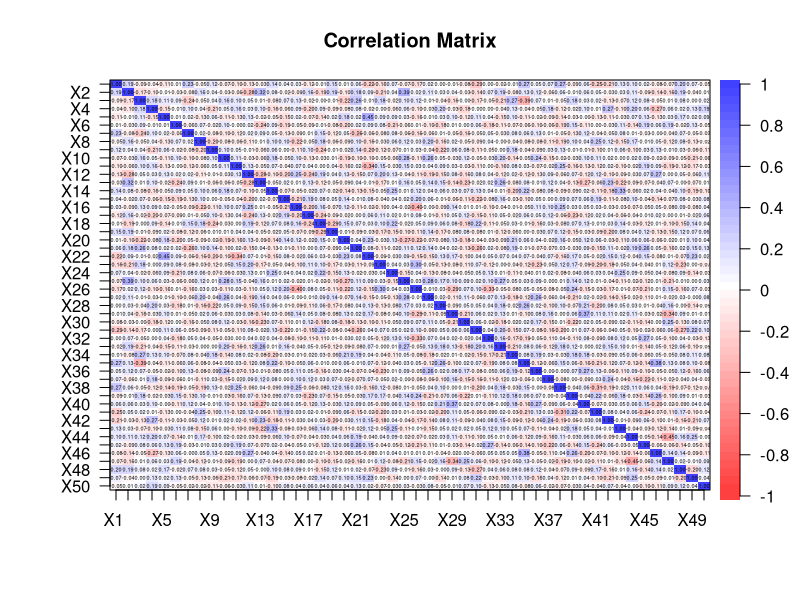
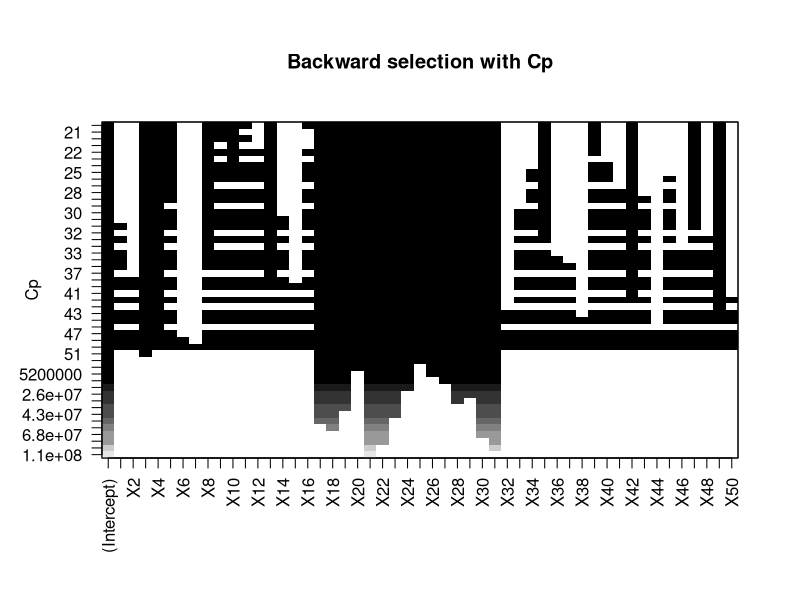
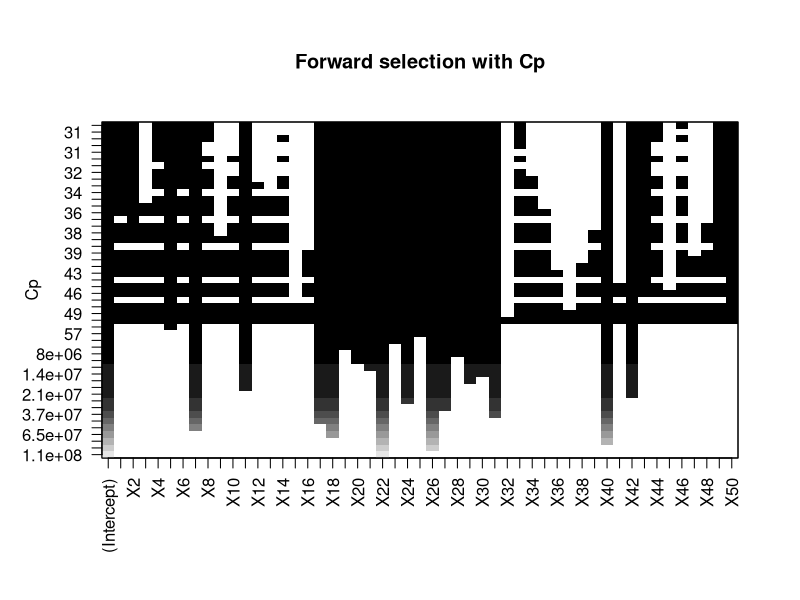
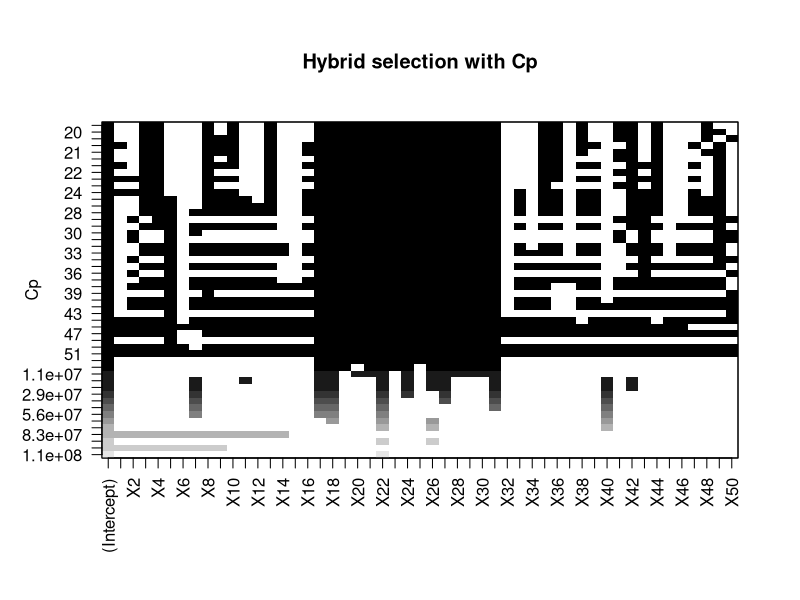
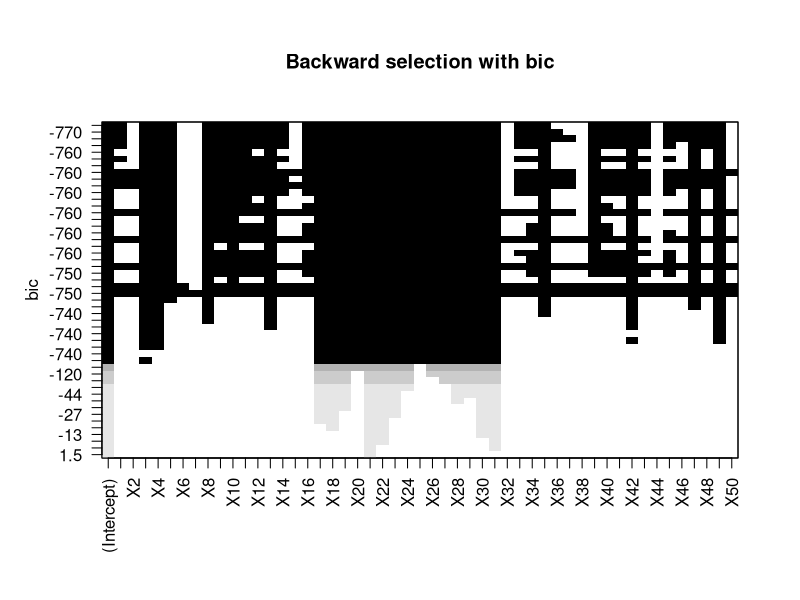
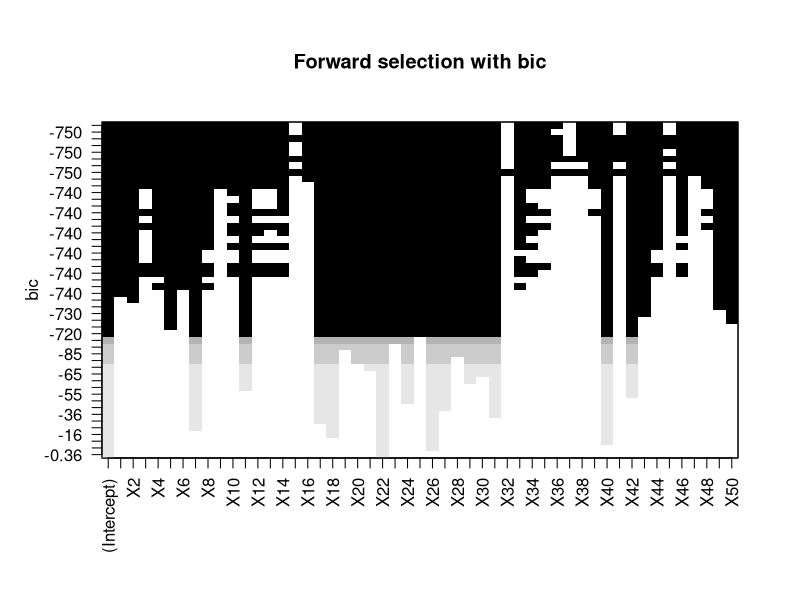
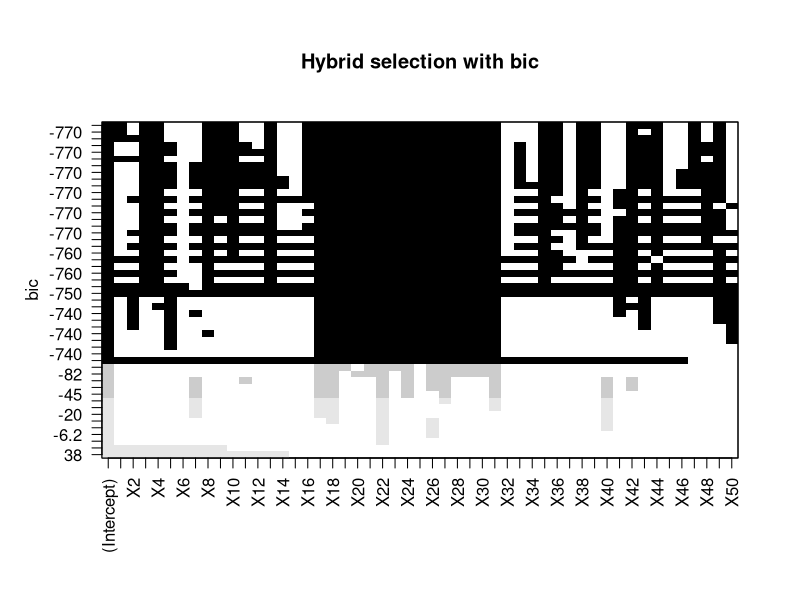
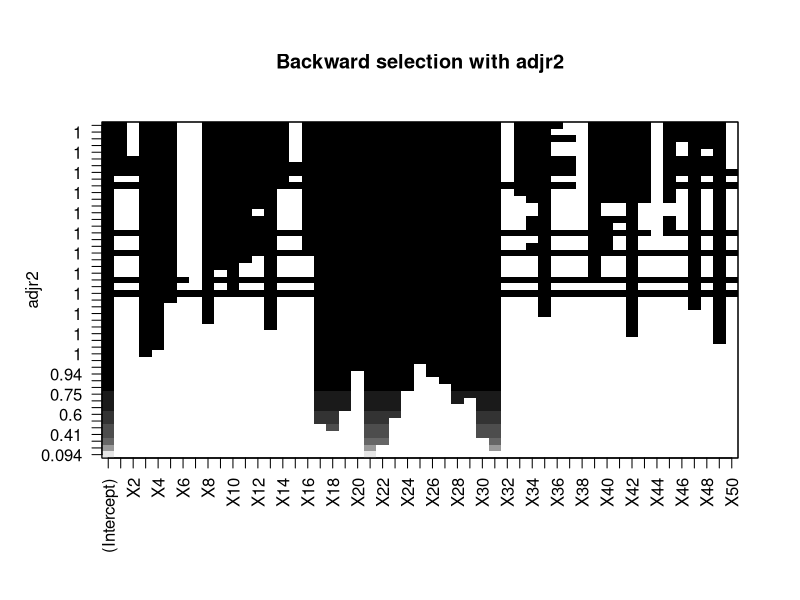

Write the R code that produced these figures, in order.
####################################################
####################### Setup ######################
####################################################
library(glmnet)   # Load the "glmnet" package
library(plotmo)   # Load the "plotmo" package
library(corrplot) # Load the "corrplot" package
library(psych)    # Load the "psych" package
library(leaps)    # Load the "leaps" package for BSS and stepwise
library(car)      # Load the "car" package for Variance Inflation Factor (VIF) calculation

# Load the dataset
data <- read.csv("RegressionDataset_DA_group11.csv", header = T, na.strings = "?")

head(data)
data <- na.omit(data) # Remove rows with missing values

set.seed(1985)        # Use a fixed seed for reproducibility of the experiment

# Save "Y" values in "y" and all values except for "Y" in "x"
x <- model.matrix(Y ~ ., data)[, -1] # Save all values except for "Y"
y <- data$Y # Save "Y" values

train <- sample(1:nrow(x), 0.8 * nrow(x)) # Sample 80% of the data for training set
test <- (-train)  # The remaining data will be the test set
y.test <- y[test] # Save test set "Y" values

# Parameters
n <- nrow(data[train, ]) # Number of observations in the training set
p <- ncol(x[train, ])    # Number of regressors

####################################################
############### Preliminary analysis ###############
####################################################

############### Correlation Matrix #################
dev.new()
corData <- round(cor(x), digits = 2) # Calculate the correlation matrix of x and round the values to 2 decimal places
# Uncomment the next line to save the plot as a PDF file
# pdf(file="corr.pdf", width=26, height=15)
corPlot(corData, cex = 0.22, show.legend = TRUE, main = "Correlation Matrix") # Plot the correlation matrix with specified font size and display legend
# dev.off()

####################################################
################## Linear Model ####################
####################################################
lm.mod <- lm(Y ~ ., data = data[train, ]) # Fit a linear regression model to the data, using all variables in training set
summary(lm.mod) # Get the summary of the model
lm.predict <- predict(lm.mod, newdata = (data[test, ])) # Make predictions using the model on the test data
lm.coeff <- coef(lm.mod) # Get the coefficients of the model

####################### Test ######################
lm.mse <- mean((lm.predict - y[test])^2) # Calculate the mean squared error between the predicted values and the actual values in the test data
lm.mse # Display the mean squared error

################### Print Results ##################
lm.predictors <- round(lm.coeff / 100, digits = 0) # Round the values in bwd.coef and divide by 100, with 0 decimal places
intToUtf8(lm.predictors) # Convert the values in bwd.predictors to UTF-8 encoded integers

# vif(lm.mod) # verifica la collinearità dei dati #CANCELLARE?????????

####################################################
###################### BSS #########################
####################################################
# The following code performs BSS, which is computationally inefficient, however, since it both has a p
# approximately greater than 30 
# full.regfit <- regsubsets(Y ~ ., nvmax = variables_selected, data = data[train, ], really.big = T)
# summary(full.regfit)

####################################################
################### Stepwise #######################
####################################################
# The following code performs forward, backward, and hybrid selection on the training data 
# using the 'regsubsets' function from the 'leaps' package. 
# The function returns the best subset of predictors for each method of selection.
# The performance of each method is evaluated by computing the mean squared error (MSE) 
# between the predicted values and the actual values of the response variable on the test data.
# Finally, the coefficients of the best models are rounded to the nearest 100 and converted to UTF-8 format.

################# Forward selection ################
fwd.regfit <- regsubsets(Y ~ ., data = data[train, ], nvmax = p, method = "forward") # Forward selection on the training data
summary(fwd.regfit) # Summary of the results of forward selection

################# Backward selection ################
bwd.regfit <- regsubsets(Y ~ ., data = data[train, ], nvmax = p, method = "backward") # Backward selection on the training data
summary(bwd.regfit) # Summary of the results of forward selection

################# Hybrid selection ################
hyb.regfit <- regsubsets(Y ~ ., data = data[train, ], nvmax = p, method = "seqrep") # Hybrid selection on the training data
summary(hyb.regfit) # Summary of the results of forward selection

####################### Test ######################
test.mat <- model.matrix(Y ~ ., data = data[test, ]) #Model matrix for the test data

############ Test on backward selection ############
# The following lines evaluate the performance of the best model obtained from backward selection
val.errors <- rep(NA, p) # Creates a vector of NA values with length 'p' to store the MSE values for each model

for (i in 1:p) {
  coefi <- coef(bwd.regfit, id = i)           # Extracts the coefficients for the i-th model obtained from backward selection
  pred <- test.mat[, names(coefi)] %*% coefi  # Computes the predicted values for the response variable
  val.errors[i] <- mean((y[test] - pred)^2)   # Computes the MSE for the i-th model and stores it in the 'val.errors' vector
}

min <- which.min(val.errors) # Index of the minimum MSE value
bwd.mse <- val.errors[min]   # Stores the minimum MSE value in 'bwd.mse'
bwd.coef <- coef(bwd.regfit, min) # Extracts the coefficients for the best model obtained from backward selection

########### Test on forward selection ###########
# The following lines evaluate the performance of the best model obtained from forward selection
val.errors <- rep(NA, p) # Creates a vector of NA values with length 'p' to store the MSE values for each model

for (i in 1:p) {
  coefi <- coef(fwd.regfit, id = i)           # Extracts the coefficients for the i-th model obtained from forward selection
  pred <- test.mat[, names(coefi)] %*% coefi  # Computes the predicted values for the response variable
  val.errors[i] <- mean((y[test] - pred)^2)   # Computes the MSE for the i-th model and stores it in the 'val.errors' vector
}

min <- which.min(val.errors) # Index of the minimum MSE value
fwd.mse <- val.errors[min]   # Stores the minimum MSE value in 'fwd.mse'
fwd.coef <- coef(fwd.regfit, which.min(val.errors)) # Extracts the coefficients for the best model obtained from forward selection

############ Test on hybrid selection ############
# The following lines evaluate the performance of the best model obtained from hybrid selection
val.errors <- rep(NA, p) # Creates a vector of NA values with length 'p' to store the MSE values for each model

for (i in 1:p) {
  coefi <- coef(hyb.regfit, id = i)           # Extracts the coefficients for the i-th model obtained from hybrid selection
  pred <- test.mat[, names(coefi)] %*% coefi  # Computes the predicted values for the response variable
  val.errors[i] <- mean((y[test] - pred)^2)   # Computes the MSE for the i-th model and stores it in the 'val.errors' vector
}

# The best model is the one that contains which.min(val.errors) (ten in the book) variables.
min <- which.min(val.errors) # Index of the minimum MSE value
hyb.mse <- val.errors[min] # Stores the minimum MSE value in 'hyb.mse'
hyb.coef <- coef(hyb.regfit, which.min(val.errors)) # Extracts the coefficients for the best model obtained from hybrid selection

######################## Plot ########################

###### LI LASCIAMO???????????????????????!!!!
dev.new()
# pdf(file="backward_cp_v20.pdf", width=20, height=10)
plot(bwd.regfit, scale = "Cp")
title("Backward selection with Cp")
# dev.off()

dev.new()
# pdf(file="forward_cp_v20.pdf", width=20, height=10)
plot(fwd.regfit, scale = "Cp")
title("Forward selection with Cp")
# dev.off()

dev.new()
# pdf(file="hybrid_cp_v20.pdf", width=20, height=10)
plot(hyb.regfit, scale = "Cp")
title("Hybrid selection with Cp")
# dev.off()

dev.new()
# pdf(file="backward_bic_v20.pdf", width=20, height=10)
plot(bwd.regfit, scale = "bic")
title("Backward selection with bic")
# dev.off()

dev.new()
# pdf(file="forward_bic_v20.pdf", width=20, height=10)
plot(fwd.regfit, scale = "bic")
title("Forward selection with bic")
# dev.off()

dev.new()
# pdf(file="hybrid_bic_v20.pdf", width=20, height=10)
plot(hyb.regfit, scale = "bic")
title("Hybrid selection with bic")
# dev.off()

dev.new()
# pdf(file="backward_adjr_v20.pdf", width=20, height=10)
plot(bwd.regfit, scale = "adjr2")
title("Backward selection with adjr2")
# dev.off()

dev.new()
# pdf(file="forward_adjr_v20.pdf", width=20, height=10)
plot(fwd.regfit, scale = "adjr2")
title("Forward selection with adjr2")
# dev.off()

dev.new()
# pdf(file="hybrid_adjr_v20.pdf", width=20, height=10)
plot(hyb.regfit, scale = "adjr2")
title("Hybrid selection with adjr2")
# dev.off()

################### Print Results ##################
bwd.predictors <- round(bwd.coef / 100, digits = 0) # Round the values in bwd.coef and divide by 100, with 0 decimal places
intToUtf8(bwd.predictors) # Convert the values in bwd.predictors to UTF-8 encoded integers

fwd.predictors <- round(fwd.coef / 100, digits = 0) # Round the values in fwd.coef and divide by 100, with 0 decimal places
intToUtf8(fwd.predictors) # Convert the values in fwd.predictors to UTF-8 encoded integers

hyb.predictors <- round(hyb.coef / 100, digits = 0) # Round the values in hyb.coef and divide by 100, with 0 decimal places
intToUtf8(hyb.predictors) # Convert the values in hyb.predictors to UTF-8 encoded integers

####################################################
###################### LASSO #######################
####################################################
grid <- 10^seq(5, -2, length = 1000) # Define a sequence of 1000 numbers logarithmically spaced between 10^5 and 10^-2

# use the argument alpha = 1 to perform lasso
lasso.mod <- glmnet(x[train, ], y[train], alpha = 1, lambda = grid) # Fit a lasso regression model with alpha=1 and the grid of lambda values defined earlier

dev.new()
plot(lasso.mod, label = T) # Plot the model fit to the training data as a function of L1 norm

dev.new()
plot_glmnet(lasso.mod, xvar = "lambda") # Plot the model fit to the training data as a function of log lambda using plot_glmnet() function

# Perform 10-fold cross-validation to determine the best lambda value for the lasso model
cv.out <- cv.glmnet(x[train, ], y[train], alpha = 1, lambda = grid)

dev.new()
plot(cv.out) # Plot the cross-validation results

bestlam <- cv.out$lambda.1se # Determine the best lambda value based on the cross-validation results, we choose the 1se to select
                             # the most parsimonious model with low error 
# bestlam <- cv.out$lambda.min # If you want the minimum only based on MSE

lasso.pred <- predict(lasso.mod, s = bestlam, newx = x[test, ]) # Use the best lambda value to make predictions on the test data
lasso.mse <- mean((lasso.pred - y[test])^2) # Calculate the mean squared error of the predictions on the test data
lasso.mse # Print the mean squared error

lasso.out <- glmnet(x, y, alpha = 1, lambda = grid) # Fit the lasso model to the entire data set
lasso.coef <- predict(lasso.out, type = "coefficients", s = bestlam)[1:p + 1, ] # Extract coefficients
lasso.coef # Print the coefficient values
lasso.coef[lasso.coef != 0] # Print the non-zero coefficient values
cat("Number of coefficients equal to 0:", sum(lasso.coef == 0), "\n") # Print the number of coefficients equal to 0

dev.new()
plot_glmnet(lasso.out, xvar = "lambda") # Plot the lasso model fit to the entire data set as a function of log lambda using plot_glmnet() function

################### Print Results ##################
# Round the coefficient values to the nearest 100 and convert the result to UTF-8
lasso.predictors <- round(lasso.coef / 100, digits = 0)
intToUtf8(lasso.predictors)

####################################################
###################### Ridge #######################
####################################################
grid <- 10^seq(5, -2, length = 1000) # Define a sequence of 1000 numbers logarithmically spaced between 10^5 and 10^-2

# Use the argument alpha = 0 to perform ridge
ridge.mod <- glmnet(x[train, ], y[train], alpha = 0, lambda = grid) # Fit a ridge regression model with alpha=0 and the grid of lambda values defined earlier

dev.new()
plot_glmnet(ridge.mod, xvar = "lambda") # Plot the ridge regression model, with x-axis as log lambda

# Perform 10-fold cross-validation to determine the best lambda value for the ridge model
cv.out <- cv.glmnet(x[train, ], y[train], alpha = 0, lambda = grid)

dev.new()
plot(cv.out) # Plot the cross-validation results

bestlam <- cv.out$lambda.min # Get the best lambda value from cross-validation

ridge.pred <- predict(ridge.mod, s = bestlam, newx = x[test, ]) # Calculate the predictions using the best lambda value
ridge.mse <- mean((ridge.pred - y[test])^2) # Calculate the mean squared error of the predictions on test set
ridge.mse # Print the mean squared error

ridge.out <- glmnet(x, y, alpha = 0, lambda = grid) # Fit the ridge regression model to the entire data set
ridge.coef <- predict(ridge.out, type = "coefficients", s = bestlam)[1:p + 1, ] # Get the coefficients for the best lambda value
ridge.coef # Print the coefficients

dev.new()
plot_glmnet(ridge.out, xvar = "lambda") # Plot the ridge regression model for the entire data set

################### Print Results ##################
# Round the coefficients and convert to utf-8 format
ridge.predictors <- round(ridge.coef / 100, digits = 0)
intToUtf8(ridge.predictors)

####################################################
################### Elastic Net ####################
####################################################
enet.mod <- glmnet(x[train, ], y[train], alpha = 0.1, lambda = grid) # Fit the Elastic Net Model with an alpha value of 0.1
enet.pred <- predict(enet.mod, s = 0.1, newx = x[test, ]) # Predict using the fitted model and a lambda value of 0.1
min <- mean((enet.pred - y.test)^2) # Calculate the mean squared error
def.alp <- 0 # Initialize default alpha value

# Loop through different alpha values from 0.5 to 0.9 with a step of 0.05
# This loop is more towards the lasso side since it's not recommended to apply ridge for highly uncorrelated data
for (alp in seq(0.5, 0.9, by = 0.05)) {
  enet.mod <- glmnet(x[train, ], y[train], alpha = alp, lambda = grid) # Fit the Elastic Net Model with the current alpha value
  cv.out <- cv.glmnet(x[train, ], y[train], alpha = alp, lambda = grid) # Perform cross-validation to find the best lambda value
  enet.bestlam <- cv.out$lambda.min # Get the best lambda value
  
  enet.pred <- predict(enet.mod, s = enet.bestlam, newx = x[test, ]) # Predict using the fitted model and the best lambda value
  enet.mse <- mean((enet.pred - y.test)^2) # Calculate the mean squared error
  
  # If the current mean squared error is lower than the minimum mean squared error, update the minimum and default alpha value
  if (enet.mse < min) {
    min <- enet.mse
    def.alp <- alp
  }
}

# Fit the Elastic Net Model with the best default alpha value
enet.mod <- glmnet(x[train, ], y[train], alpha = def.alp, lambda = grid)
# Plot the fitted model
dev.new()
plot(enet.mod, label = T)
dev.new()
plot(enet.mod, label = T, xvar = "lambda")
plot_glmnet(enet.mod, xvar = "lambda")

cv.out <- cv.glmnet(x[train, ], y[train], alpha = def.alp, lambda = grid) # Perform cross-validation

# Plot the cross-validation results
dev.new()
plot(cv.out)

enet.bestlam <- cv.out$lambda.min # Get the best lambda value

enet.pred <- predict(enet.mod, s = enet.bestlam, newx = x[test, ]) # Predict using the fitted model and the best lambda value
enet.mse <- mean((enet.pred - y.test)^2) # Calculate the mean squared error

enet.coeff <- predict(enet.mod, type = "coefficients", s = enet.bestlam)[1:p+1, ] # Get the coefficients for the fitted model with the best lambda value

################### Print Results ##################
# Finally, we took the vector with the best predictors estimate, we diveded by 100 and and we make the conversation in ASCII.
enet.predictors <- round(enet.coeff / 100, digits = 0)
intToUtf8(enet.predictors)

####################################################
################# Print all MSE ###################
####################################################
# Finally, we print all calculated MSE values to evaluate the best technique
lm.mse
fwd.mse
bwd.mse
hyb.mse
lasso.mse
ridge.mse
enet.mse
